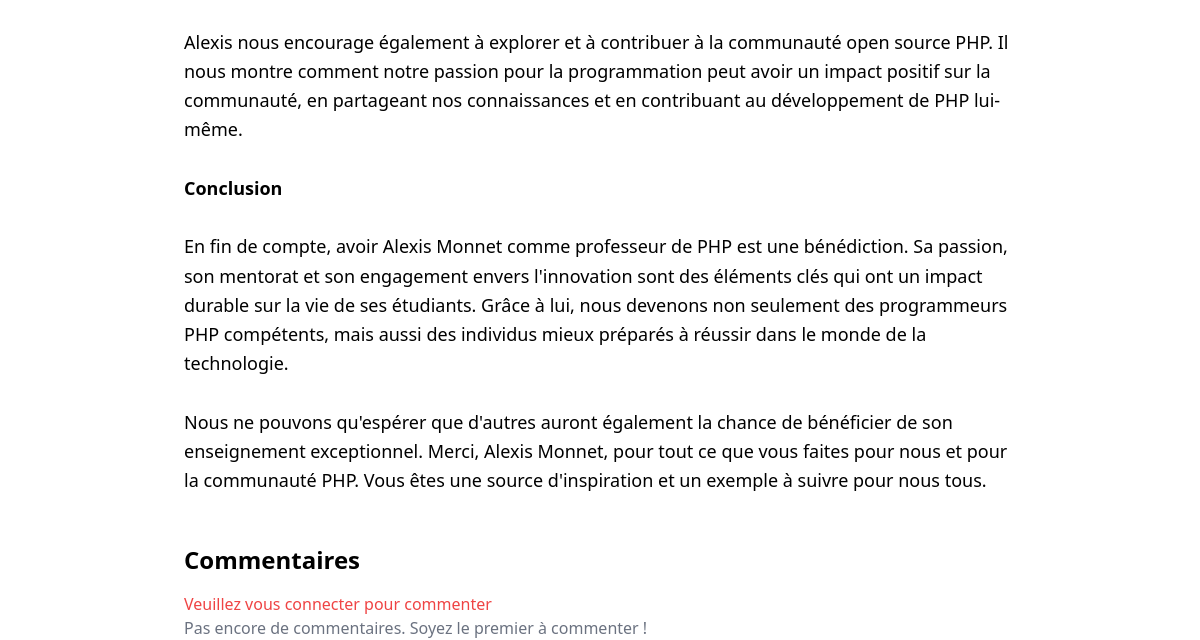
Page /pages/article.php?id=55 (lower part) on the earlier database version.
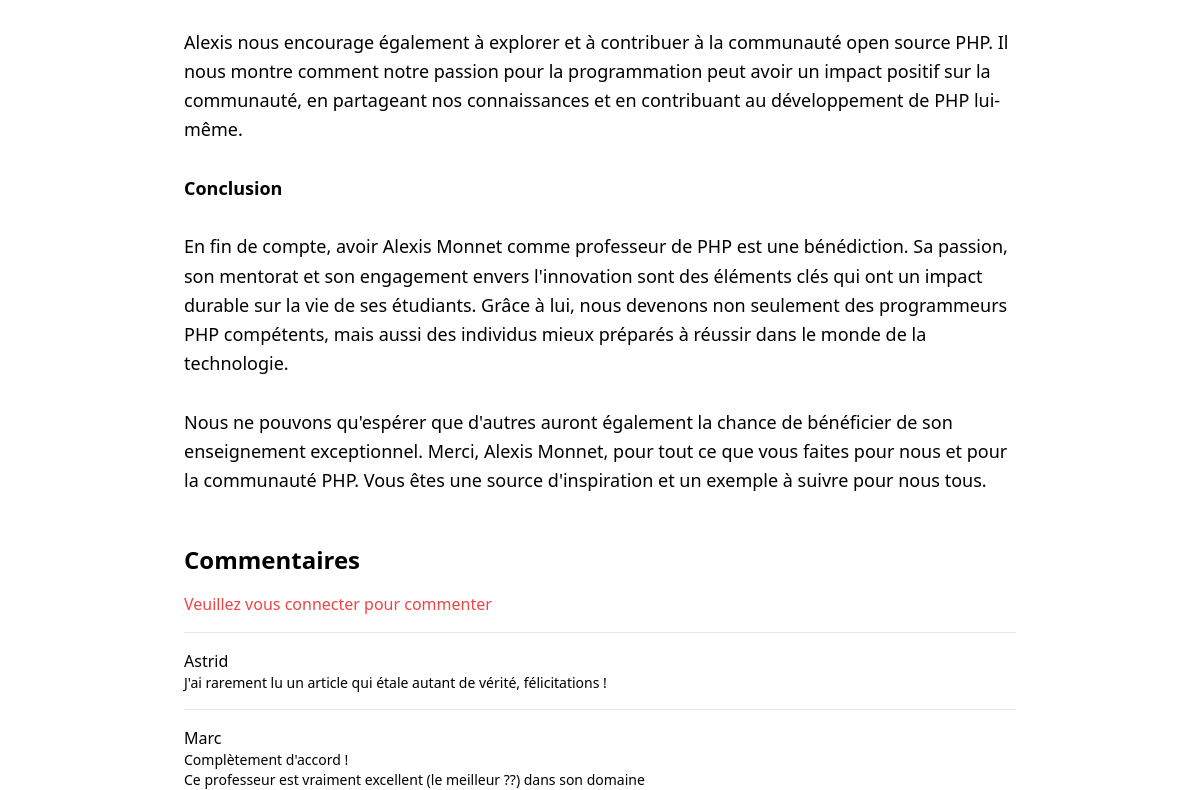
Same page on the later database version.
### tables this page shows
CREATE TABLE IF NOT EXISTS `article` (
  `id` int NOT NULL AUTO_INCREMENT,
  `titre` varchar(100) NOT NULL,
  `description` text NOT NULL,
  `id_user` int NOT NULL,
  PRIMARY KEY (`id`)
);

CREATE TABLE IF NOT EXISTS `commentaire` (
  `id` int NOT NULL AUTO_INCREMENT,
  `description` text NOT NULL,
  `id_user` int NOT NULL,
  `id_article` int NOT NULL,
  PRIMARY KEY (`id`)
);

CREATE TABLE IF NOT EXISTS `user` (
  `id` int NOT NULL AUTO_INCREMENT,
  `email` text NOT NULL,
  `pseudo` varchar(20) DEFAULT '',
  `mdp` varchar(300) NOT NULL,
  `admin` tinyint(1) NOT NULL,
  PRIMARY KEY (`id`)
);

### traitement/sql.php (called while the page is built, shortened)
<?php
function get_article($id) {
    require "config.php";
    $sql = $connexion->prepare("SELECT * FROM article where id = ?");
    $sql->execute([$id]);
    $row = $sql->fetch(PDO::FETCH_ASSOC);
    if($row) {
        return $row;
    } else {
        return false;
    }
}
function get_commentaires_article($id_article) {
    require "config.php";
    $sql = "SELECT *, commentaire.id as commentaire_id, user.id as commentaire_user_id FROM commentaire
            JOIN user ON commentaire.id_user = user.id
            WHERE commentaire.id_article = ?
            ORDER BY commentaire.id desc";
    $stmt = $connexion->prepare($sql);
    $stmt->execute([$id_article]);
    $commentaires = $stmt->fetchAll(PDO::FETCH_ASSOC);
    return $commentaires;
}
?>

### pages/article.php (the view, shortened to what this page needs)
<?php require("../structure/header.php"); require("../traitement/config.php"); require("../traitement/sql.php");
$articleId = intval(parse_url($_GET['id'], PHP_URL_PATH));
$article = get_article($articleId);
if($article === false) {
    header('Location: /pages/article_existe_pas.php');
} else {
    ?>
    <div class="container mx-auto px-24">
        <article title="<?php echo $article['titre'] ?>" class="prose prose-lg mx-auto">
            <div aria-label="contenu article" class="text-lg leading-relaxed break-words">
                <?php echo nl2br($article['description']) ?>
            </div>
        </article>
        <div class="mt-12 mb-10">
            <h2 class="text-2xl font-semibold mb-4">Commentaires</h2>
            <?php
                if (!empty($_SESSION["id_user"])){ ?>
                    <form method="post" action="/traitement/traitement_forms.php" class="space-y-4">
                        <div>
                            <label for="commentaire" class="block text-sm font-medium text-gray-600">Votre commentaire :</label>
                            <textarea id="commentaire" name="commentaire" required rows="5" class="w-full p-2 border rounded-md resize-none"></textarea>
                        </div>
                        <div>
                            <button  name="form_name" value="commentaire_form" type="submit" class="px-4 py-2 bg-blue-500 text-white rounded hover:bg-blue-700">Envoyer</button>
                        </div>
                    </form> <?php
                } else {
                    ?>
                        <h2 class="text-red-500">Veuillez vous connecter pour commenter</h2>
                    <?php
                }
            ?>
            <?php
            $commentaires = get_commentaires_article($articleId);
            if ($commentaires) {
                foreach ($commentaires as $commentaire) {
                    echo "<div class='border-t mt-4 pt-4'>";
                    echo "<p class='font-medium'>" . htmlspecialchars($commentaire['pseudo'] != "" ? $commentaire['pseudo'] : $commentaire['email']) . "</p>";
                    echo "<p class='text-sm break-words'>" . nl2br($commentaire['description']) . "</p>";
                    echo "</div>";
                }
            } else {
                echo "<p class='text-gray-500'>Pas encore de commentaires. Soyez le premier à commenter !</p>";
            }
            ?>
        </div>
    </div>
    <?php
}?>
<?php require("../structure/footer.php"); ?>

### structure/header.php (shortened to what this page needs)
<!doctype html>
<html lang="fr">
<head>
    <script src="https://cdn.tailwindcss.com"></script>
</head>
<body class="h-screen">

### structure/footer.php
</body>
</html>

Differences in the rows shown:
added commentaire: id_user.pseudo "Astrid", description "J'ai rarement lu un article qui étale autant de vérité, félicitations !"
added commentaire: id_user.pseudo "Marc", description "Complètement d'accord ! Ce professeur est vraiment excellent (le meilleur ??) dans son domaine"
Other differences:
text no longer shown: "Pas encore de commentaires. Soyez le premier à commenter !"
